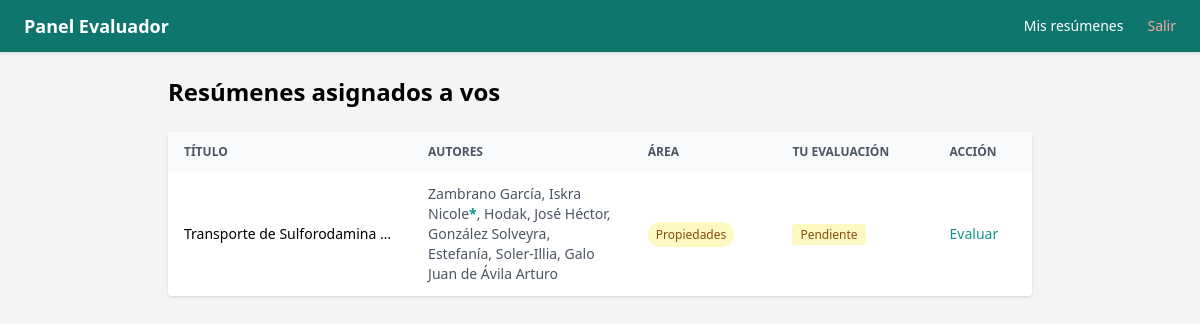
Screenshot of /eval (signed in) with the database file from the repository.
### app/models.py (models this page shows)
class Asignacion(Base):
    __tablename__ = "asignaciones"
    id = Column(Integer, primary_key=True, index=True)
    abstract_id = Column(Integer, ForeignKey("abstracts.id"), nullable=False)
    evaluador_id = Column(Integer, ForeignKey("users.id"), nullable=False)
    abstract = relationship("Abstract", back_populates="asignaciones")
    evaluador = relationship("User", back_populates="asignaciones")

class Abstract(Base):
    __tablename__ = "abstracts"
    id = Column(Integer, primary_key=True, index=True)
    titulo = Column(String, nullable=False)
    autor = Column(String, nullable=False)
    afiliacion = Column(String, nullable=False)
    email_autor = Column(String, nullable=False)
    contenido_html = Column(Text, nullable=False)
    presentacion_oral = Column(Integer, default=0)  # 1 = sí
    estado = Column(Enum(EstadoEnum), default=EstadoEnum.pendiente)
    fecha_envio = Column(DateTime, default=datetime.utcnow)
    reviews = relationship("Review", back_populates="abstract")
    asignaciones = relationship("Asignacion", back_populates="abstract")
    autores = relationship("Autor", back_populates="abstract", order_by="Autor.orden")
    afiliaciones = relationship("Afiliacion", back_populates="abstract", order_by="Afiliacion.orden")
    area_tematica = Column(String, nullable=True)
    referencias_html = Column(Text, nullable=True)

class Autor(Base):
    __tablename__ = "autores"
    id = Column(Integer, primary_key=True, index=True)
    abstract_id = Column(Integer, ForeignKey("abstracts.id"), nullable=False)
    nombre = Column(String, nullable=False)
    orden = Column(Integer, nullable=False)
    es_presentador = Column(Integer, default=0)  # 1 = sí
    afiliaciones_ids = Column(String, nullable=True)  # ej: "1,2"
    abstract = relationship("Abstract", back_populates="autores")

### app/main.py (the view)
@app.get("/eval", response_class=HTMLResponse)
def eval_lista(
    request: Request,
    current_user: models.User = Depends(require_evaluador),
    db: Session = Depends(get_db)
):
    asignaciones = db.query(models.Asignacion).filter(
    models.Asignacion.evaluador_id == current_user.id
    ).all()
    reviews = db.query(models.Review).filter(
        models.Review.evaluador_id == current_user.id
    ).all()
    reviews_map = {r.abstract_id: r for r in reviews}
    return templates.TemplateResponse("eval/lista.html", {
        "request": request,
        "asignaciones": asignaciones,
        "reviews_map": reviews_map,
        "current_user": current_user
    })

### app/templates/eval/lista.html
{% extends "eval/base.html" %}
{% block content %}
<h1 class="text-2xl font-bold mb-6">Resúmenes asignados a vos</h1>
{% if asignaciones %}
<div class="bg-white rounded shadow overflow-x-auto">
    <table class="text-sm" style="min-width: 600px; width: 100%;">
        <thead class="bg-gray-50 text-gray-600 uppercase text-xs">
            <tr>
                <th class="px-4 py-3 text-left">Título</th>
                <th class="px-4 py-3 text-left">Autores</th>
                <th class="px-4 py-3 text-left">Área</th>
                <th class="px-4 py-3 text-left">Tu evaluación</th>
                <th class="px-4 py-3 text-left">Acción</th>
            </tr>
        </thead>
        <tbody class="divide-y divide-gray-100">
            {% for asig in asignaciones %}
            {% set review = reviews_map.get(asig.abstract_id) %}
            {% set area_info = {
                '1': ('Síntesis', 'bg-blue-100 text-blue-800'),
                '2': ('Autoensamblado', 'bg-purple-100 text-purple-800'),
                '3': ('Nanobio', 'bg-green-100 text-green-800'),
                '4': ('Superficies', 'bg-orange-100 text-orange-800'),
                '5': ('Propiedades', 'bg-yellow-100 text-yellow-800'),
                '6': ('Aplicaciones', 'bg-teal-100 text-teal-800'),
                '7': ('Nano y Salud', 'bg-red-100 text-red-800'),
            } %}
            {% set info = area_info.get(asig.abstract.area_tematica, ('—', 'bg-gray-100 text-gray-500')) %}
            <tr class="hover:bg-gray-50">
                <td class="px-4 py-3 font-medium" style="max-width: 200px;">
                    <div class="truncate">{{ asig.abstract.titulo | striptags }}</div>
                </td>
                <td class="px-4 py-3 text-gray-600" style="max-width: 180px;">
                    {% for autor in asig.abstract.autores %}
                        <span>{{ autor.nombre }}{% if autor.es_presentador %}<span class="text-teal-600 font-bold">*</span>{% endif %}{% if not loop.last %}, {% endif %}</span>
                    {% endfor %}
                </td>
                <td class="px-4 py-3">
                    <span class="px-2 py-1 rounded-full text-xs font-medium {{ info[1] }}">{{ info[0] }}</span>
                </td>
                <td class="px-4 py-3 whitespace-nowrap">
                    {% if review and review.decision %}
                        {% if review.decision.value == 'aprobado' %}
                            <span class="bg-green-100 text-green-800 px-2 py-0.5 rounded text-xs">Aprobado</span>
                        {% else %}
                            <span class="bg-red-100 text-red-800 px-2 py-0.5 rounded text-xs">Rechazado</span>
                        {% endif %}
                    {% else %}
                        <span class="bg-yellow-100 text-yellow-800 px-2 py-0.5 rounded text-xs">Pendiente</span>
                    {% endif %}
                </td>
                <td class="px-4 py-3">
                    <a href="/eval/{{ asig.abstract_id }}" class="text-teal-600 hover:underline font-medium">
                        {% if review and review.decision %}Editar{% else %}Evaluar{% endif %}
                    </a>
                </td>
            </tr>
            {% endfor %}
        </tbody>
    </table>
</div>
{% else %}
<div class="bg-white rounded shadow p-8 text-center text-gray-400">
    Todavía no tenés resúmenes asignados.
</div>
{% endif %}
{% endblock %}

### rows the page displays
Asignacion: abstract.titulo "Transporte de Sulforodamina…", info "Propiedades"
Autor: nombre "Zambrano García, Iskra Nicole"
Autor: nombre "Hodak, José Héctor"
Autor: nombre "González Solveyra, Estefanía"
Autor: nombre "Soler-Illia, Galo Juan de Ávila Arturo"
